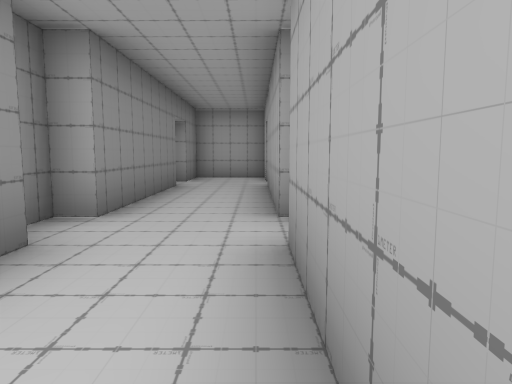
View 1 (above)

12 first-person views from a walk through a Unity game level. The camera is 1.4 m above the floor, tilts 6° down and sees 70° across. The floor is counted in squares, 2 m on a side. Each view is taken from the middle of a square. On the plan, view 1 faces up. The plan holds only what a view shows up to about 11 squares ahead; the rest is blank.

View 2
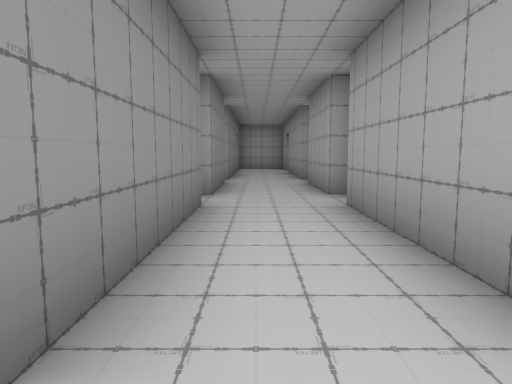

View 3
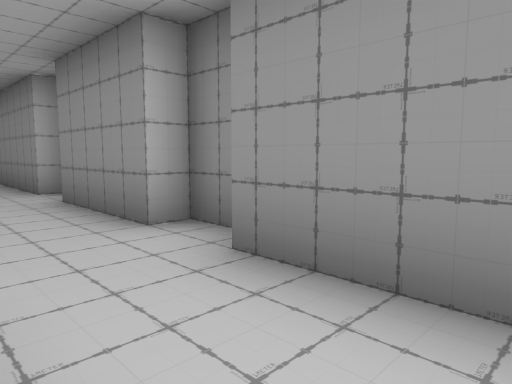

View 4
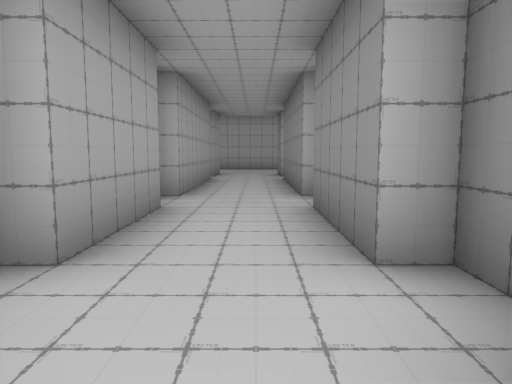

View 5
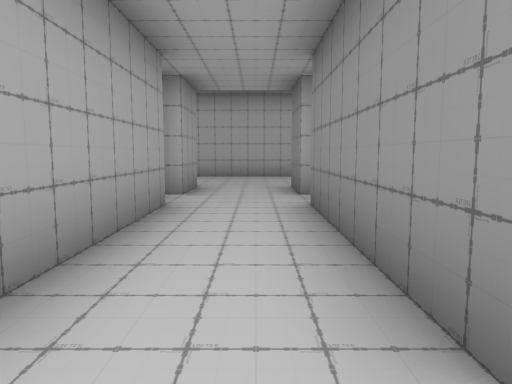

View 6
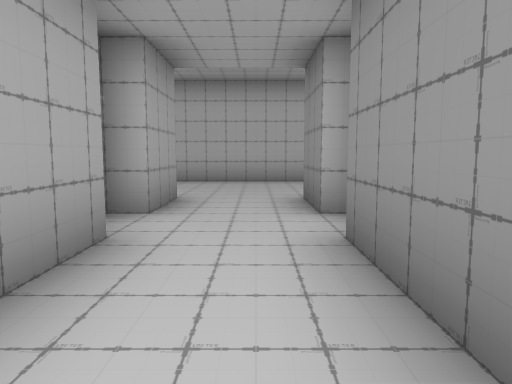

View 7
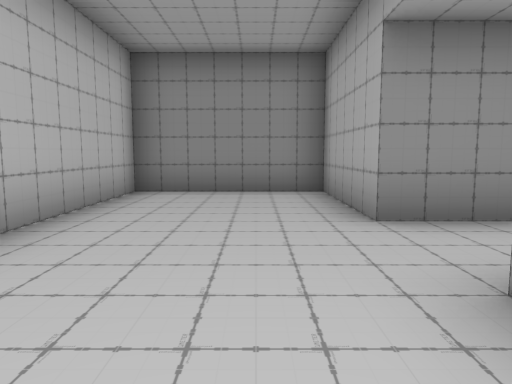

View 8
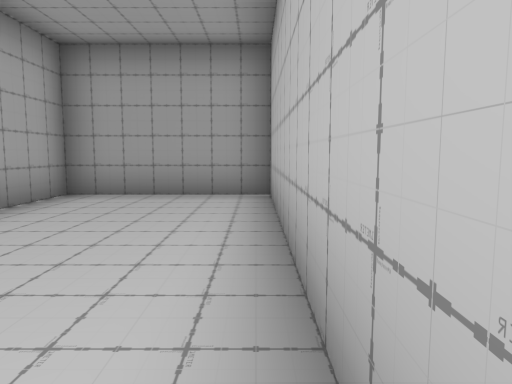

View 9
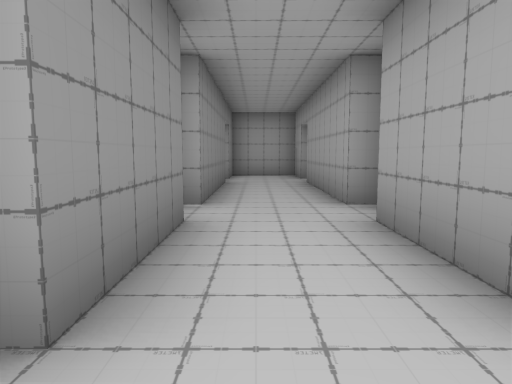

View 10
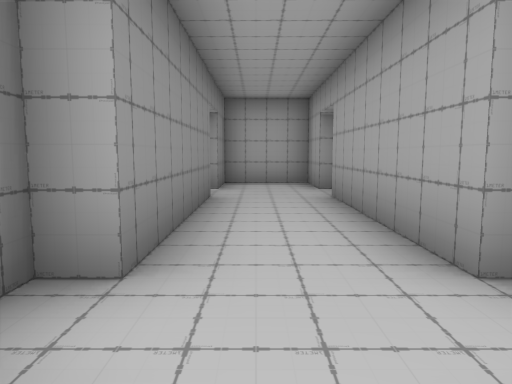

View 11
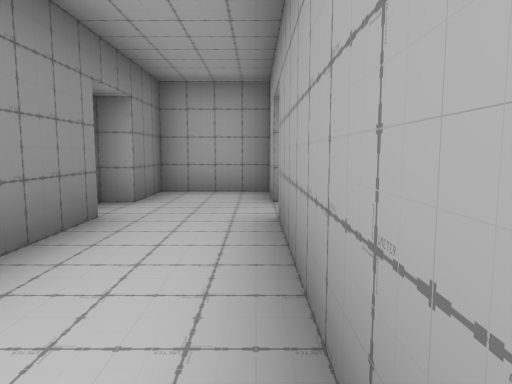

View 12
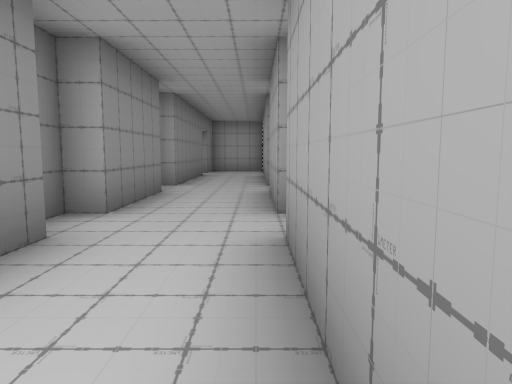

### Floor plan
Points are (right, up) in squares from view 1. A wall is a line through its corners. A room is listed if a view was taken in it or the views show most of it. See-through windows are left out.
Room 1 (views 1, 2, 3, 4, 5, 6, 7, 8, 9, 10, 11, 12)
walls: (0.3, -8.8) (0.3, -6.2) (0.6, -6.2); (-2.2, -10) (-1.7, -10) (-1.7, -14); (-2.2, -5.5) (-2.2, -6.2) (-1.7, -6.2) (-1.7, -8.8); (0.3, -4.2) (0.3, -1); (0.3, -14) (0.3, -10) (0.6, -10); (-1.7, -1) (-1.7, -5); (-1.7, -15.2) (-1.7, -16.8) (-4.7, -16.8) (-4.7, -20.3) (3.2, -20.3) (3.2, -16.8) (1.6, -16.8); (0.3, 0.2) (0.3, 2.8); (0.3, -16.8) (0.3, -15.2) (0.8, -15.2); (-1.7, 2.8) (-1.7, 0.2) (-2.2, 0.2) (-2.2, -0.2); (0.8, 4) (0.3, 4) (0.3, 8); (-1.7, 8) (-1.7, 4) (-2.2, 4) (-2.2, 3.5); (0.3, 9.2) (0.3, 10.7) (-1.7, 10.7) (-1.7, 9.2) (-2.2, 9.2)

Positions as (right, up) in squares from view 1, and headings:
1: (0, 0), facing up
2: (-1, -6), facing up
3: (0, -3), facing down-left
4: (-1, -4), facing down
5: (-1, -9), facing down
6: (-1, -11), facing down
7: (2, -18), facing left
8: (-3, -20), facing right
9: (-1, -1), facing up
10: (-1, 2), facing up
11: (0, 4), facing up
12: (0, -4), facing up
